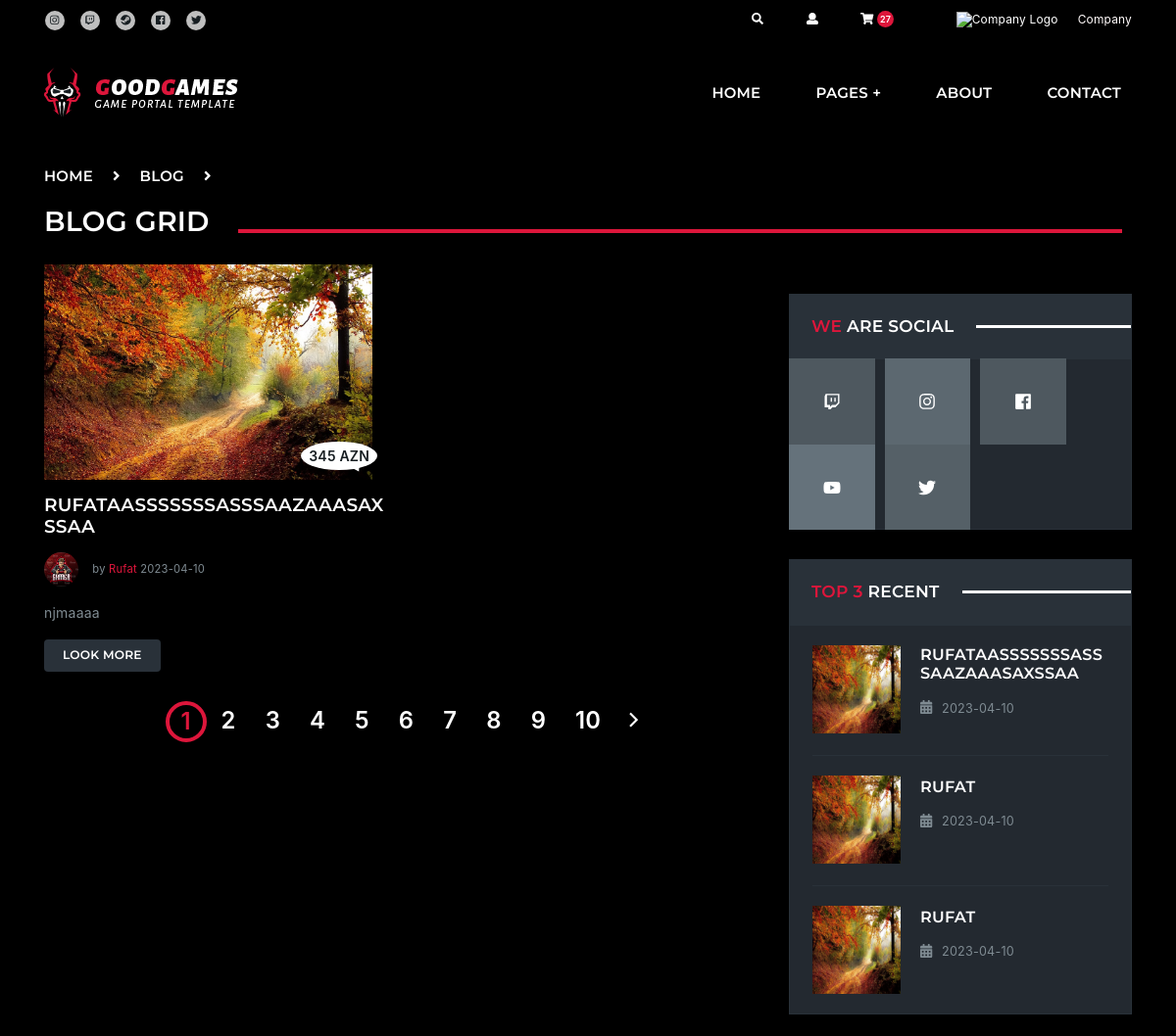
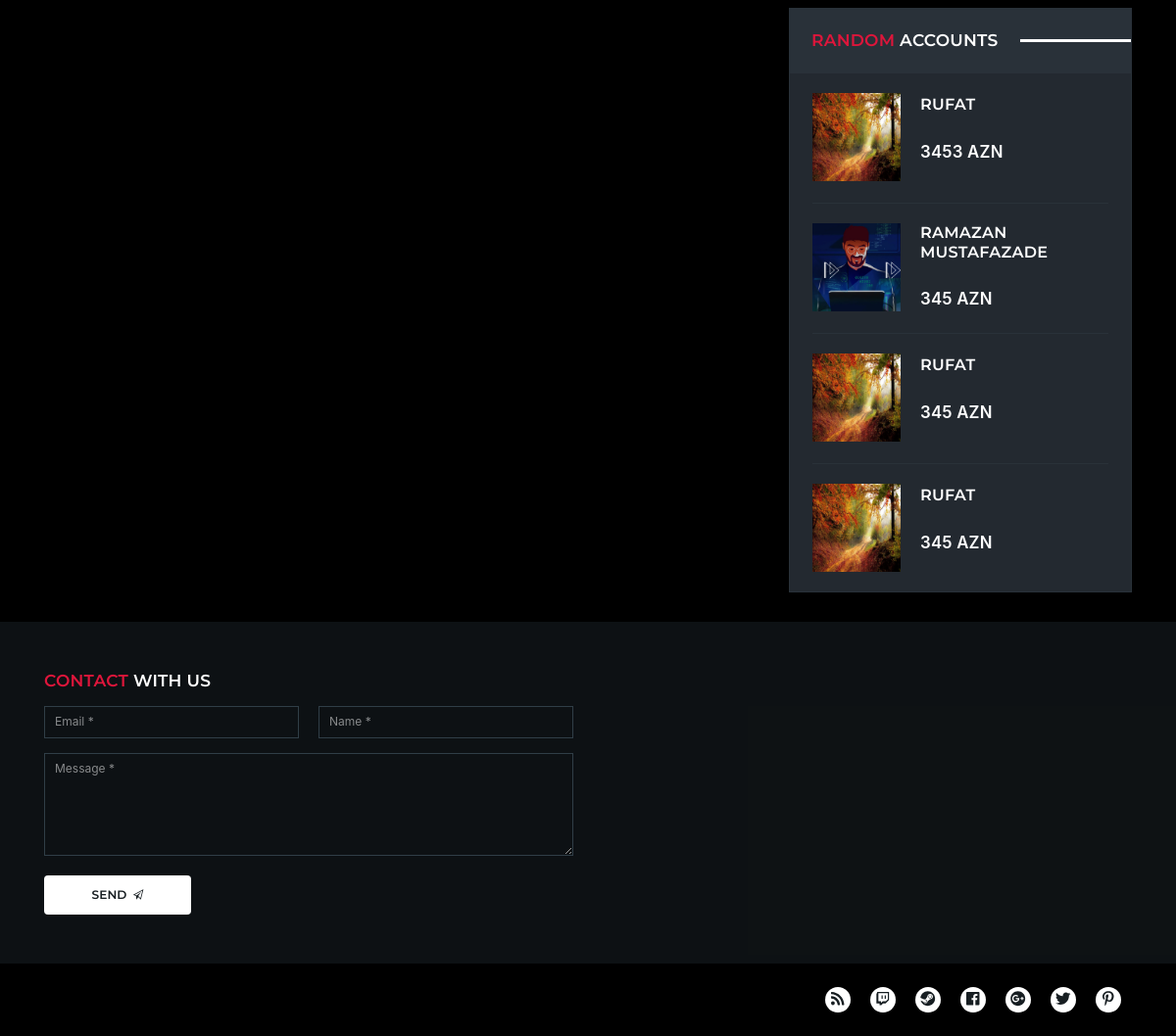
/game-accounts-list/, run on the app's committed database (2 pictures, top to bottom).
### games/models.py (models this page shows, shortened)
class GameAccount(DateMixin,SlugMixin):
    name=models.CharField(max_length=40)
    category=models.ForeignKey(Category,on_delete=models.CASCADE)
    company=models.ForeignKey(Company,on_delete=models.CASCADE)
    type=models.CharField(max_length=50,choices=GAME_STATUS,blank=True,null=True)
    description=RichTextField()
    price=models.PositiveIntegerField()
    mobile=PhoneNumberField(blank=True,null=True)
    is_active=models.BooleanField(default=True)
    class Meta:
        ordering=('-created_at',)
        verbose_name='Game Account'
        verbose_name_plural='Game Accounts'

class GameAccountGallery(DateMixin):
    game=models.ForeignKey(GameAccount,on_delete=models.CASCADE)
    image=models.ImageField(upload_to=Uploader.upload_image_game)
    class Meta:
        ordering=('created_at',)
        verbose_name='Game Account Gallery'
        verbose_name_plural='Game Accounts Galleries'

### companies/models.py (models this page shows, shortened)
class Company(DateMixin,SlugMixin):
    user=models.OneToOneField(User,on_delete=models.CASCADE)
    name=models.CharField(max_length=50,blank=True,null=True)
    icon=models.ImageField(upload_to=Uploader.upload_logo_game_company,blank=True,null=True)
    bio=RichTextField(blank=True,null=True)
    VIP_status=models.CharField(max_length=40,choices=PREMIUM_ACCOUNT,blank=True,null=True)
    max_account_count=10
    class Meta:
        ordering=('-created_at',)
        verbose_name = 'Company'
        verbose_name_plural = 'Companies'

### games/views.py (the view, shortened to what this page needs)
# urls.py: path('game-accounts-list/',list_view,name='game-accounts-list'),
def list_view(request):
    context={}
    filter_dict={}
    query=request.GET.get('search')
    filter_cat=request.GET.get('query')
    cat=request.GET.get('category')
    type=request.GET.get('type')
    gameaccs=GameAccount.objects.all()
    latest_games=gameaccs.order_by('-created_at')[:3]
    random_gameaccs = gameaccs.order_by('?')[:4]
    if not filter_cat:
        filter_cat={}
    else:
        filter_cat=ast.literal_eval(filter_cat)
    if query or filter_cat.get('search'):
        if filter_cat.get('search'):
            query=filter_cat.get('search')
        gameaccs=gameaccs.filter(category__name__icontains=query)
        filter_dict['search']=query
        context['filter']=f'&query={filter_dict}'
    paginator=Paginator(gameaccs,1)
    page=request.GET.get('page',1)
    gameaccs_list=paginator.get_page(page)
    context['gameaccs']=gameaccs_list
    context['random_gameaccs']=random_gameaccs
    context['latest_games']=latest_games
    context['paginator']=paginator
    return render(request,"games/list.html",context)

### core/context_processors.py (called while the page is built)
def my_context_processor(request):
    context={}
    if not  request.user.is_anonymous and  Company.objects.filter(user=request.user):
        context['company']=Company.objects.get(user=request.user)
    if not request.user.is_anonymous:
        context['basket']=Basket.objects.filter(user=request.user)
    return context

### templates/games/list.html (shortened to what this page needs)
{% extends 'base.html' %}
{% load static %}
{% block body %}
    <div class="nk-main">
<div class="nk-gap-1"></div>
<div class="container">
    <ul class="nk-breadcrumbs">
        <li><a href="index.html">Home</a></li>
        <li><span class="fa fa-angle-right"></span></li>
        <li><a href="#">Blog</a></li>
        <li><span class="fa fa-angle-right"></span></li>
        <li><span>Blog Grid</span></li>
    </ul>
</div>
<div class="nk-gap-1"></div>
<div class="container">
    <div class="row vertical-gap">
        <div class="col-lg-8">
            <div class="nk-blog-grid">
                <div class="row">
                    {% for gameacc in gameaccs %}
                    <div class="col-md-6">
                        <div class="nk-blog-post">
                            <a href="{% url 'games:game-account-detail' gameacc.code %}" class="nk-post-img">
                                <img
                                style="width: 335px; height: 220px;"
                                src="{{gameacc.gameaccountgallery_set.first.image.url}}" >
                                <span class="nk-post-comments-count">{{gameacc.price}} AZN</span>
                            </a>
                            <div class="nk-gap"></div>
                            <h2 class="nk-post-title h4"><a href="blog-article.html">{{gameacc.name}}</a></h2>
                            <div class="nk-post-by">
                                <img src="{{gameacc.company.icon.url}}"  class="rounded-circle" width="35"> by <a href="{% url 'games:game-account-detail' '{{gameacc.code}}' %}">{{gameacc.company.name}}</a> {{gameacc.created_at| date:'Y-m-d' }}
                            </div>
                            <div class="nk-gap"></div>
                            <div class="nk-post-text">
                                <p>{{gameacc.description|safe|truncatewords:10}}</p>
                            </div>
                            <div class="nk-gap"></div>
                            <a href="blog-article.html" class="nk-btn nk-btn-rounded nk-btn-color-dark-3 nk-btn-hover-color-main-1">Look More</a>
                        </div>
                    </div>
                    {% endfor %}
                </div>
                {% if paginator.num_pages > 1 %}
                <div class="nk-pagination nk-pagination-center">
                    <nav>
                        {% for i in  paginator.page_range %}
                        <a class=" {% if gameaccs.number == i %}nk-pagination-current{% endif %}" href="?page={{i}}{{filter}}">{{i}}</a>
                        {% endfor %}
                    </nav>
                    {% if  gameaccs.has_next %}
                    <a href="?page={{gameaccs.next_page_number}}{{filter}}" class="nk-pagination-next">
                    <span class="ion-ios-arrow-forward"></span>
                    </a>
                    {% endif %}
                </div>
                {% endif %}
            </div>
        </div>
        <div class="col-lg-4">
            <aside class="nk-sidebar nk-sidebar-right nk-sidebar-sticky">
<div class="nk-widget nk-widget-highlighted">
    <h4 class="nk-widget-title"><span><span class="text-main-1">We</span> Are Social</span></h4>
    <div class="nk-widget-content">
        <ul class="nk-social-links-3 nk-social-links-cols-4">
            <li><a class="nk-social-twitch" href="#"><span class="fab fa-twitch"></span></a></li>
            <li><a class="nk-social-instagram" href="#"><span class="fab fa-instagram"></span></a></li>
            <li><a class="nk-social-facebook" href="#"><span class="fab fa-facebook"></span></a></li>
            <li><a class="nk-social-youtube" href="#"><span class="fab fa-youtube"></span></a></li>
            <li><a class="nk-social-twitter" href="#" target="_blank"><span class="fab fa-twitter"></span></a></li>
        </ul>
    </div>
</div>
<div class="nk-widget nk-widget-highlighted">
    <h4 class="nk-widget-title"><span><span class="text-main-1">Top 3</span> Recent</span></h4>
    <div class="nk-widget-content">
            {% for gameacc in latest_games  %}
            <div class="nk-widget-post">
                <a href="blog-article.html" class="nk-post-image">
                    <img
                    style="width: 90px; height: 90px;"
                    src="{{gameacc.gameaccountgallery_set.first.image.url}}" alt="">
                </a>
                <h3 class="nk-post-title"><a href="blog-article.html">{{gameacc.name}}</a></h3>
                <div class="nk-post-date"><span class="fa fa-calendar"></span> {{gameacc.created_at| date:'Y-m-d' }}</div>
            </div>
            {% endfor %}
    </div>
</div>
<div class="nk-widget nk-widget-highlighted">
    <h4 class="nk-widget-title"><span><span class="text-main-1">Random</span> Accounts</span></h4>
    <div class="nk-widget-content">
            {% for gameacc in random_gameaccs  %}
            <div class="nk-widget-post">
                <a href="store-product.html" class="nk-post-image">
                    <img
                    style="width: 90px; height: 90px;"
                    src="{{gameacc.gameaccountgallery_set.first.image.url}}" >
                </a>
                <h3 class="nk-post-title"><a href="store-product.html">{{gameacc.name}}</a></h3>
                <div class="nk-product-price">{{gameacc.price}} AZN</div>
            </div>
            {% endfor %}
    </div>
</div>
            </aside>
        </div>
    </div>
</div>
<div class="nk-gap-2"></div>
{% endblock body %}

### templates/base.html (style rules this page uses)
body { font-family: -apple-system, BlinkMacSystemFont, Segoe UI, Roboto, Open Sans, Ubuntu, Fira Sans, Helvetica Neue, sans-serif; margin: 0; min-height: 100vh; display: flex; flex-direction: column; }
body { background: #000000; }
ul li { display: inline-block; margin-right: 10px; }

### data on the page
GameAccount: gameaccountgallery_set.first.image (picture), price "345", name "RUFATAASSSSSSSASSSAAZAAASAXSSAA", company.icon (picture), company.name "Rufat", created_at "2023-04-10", description "njmaaaa"
GameAccount: gameaccountgallery_set.first.image (picture), name "RUFAT", created_at "2023-04-10", price "3453"
GameAccount: gameaccountgallery_set.first.image (picture), name "RUFAT", created_at "2023-04-10"
GameAccount: gameaccountgallery_set.first.image (picture), name "RAMAZAN MUSTAFAZADE", price "345"
GameAccount: gameaccountgallery_set.first.image (picture), name "RUFAT", price "345"
GameAccount: gameaccountgallery_set.first.image (picture), name "RUFAT", price "345"

### other printed values
{{ i }} "1" "2" "3" "4" "5" "6" "7" "8" "9" "10"
